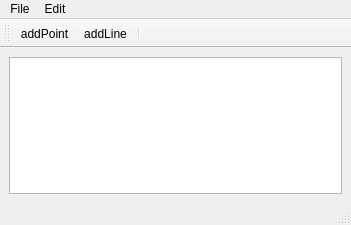
<?xml version="1.0" encoding="UTF-8"?>
<ui version="4.0">
 <class>QCGALArrangementMainWindow</class>
 <widget class="QMainWindow" name="QCGALArrangementMainWindow">
  <property name="geometry">
   <rect>
    <x>0</x>
    <y>0</y>
    <width>351</width>
    <height>225</height>
   </rect>
  </property>
  <property name="windowTitle">
   <string>QCGALArrangement</string>
  </property>
  <widget class="QWidget" name="centralwidget">
   <layout class="QVBoxLayout" name="verticalLayout">
    <item>
     <widget class="QGraphicsView" name="graphicsView"/>
    </item>
   </layout>
  </widget>
  <widget class="QMenuBar" name="_menuBar">
   <property name="geometry">
    <rect>
     <x>0</x>
     <y>0</y>
     <width>351</width>
     <height>27</height>
    </rect>
   </property>
   <widget class="QMenu" name="menuFile">
    <property name="title">
     <string>File</string>
    </property>
    <addaction name="actionOpen"/>
    <addaction name="actionSave"/>
    <addaction name="separator"/>
    <addaction name="actionInfo"/>
    <addaction name="separator"/>
    <addaction name="actionQuit"/>
   </widget>
   <widget class="QMenu" name="menuEdit">
    <property name="title">
     <string>Edit</string>
    </property>
    <addaction name="actionPreferences"/>
   </widget>
   <addaction name="menuFile"/>
   <addaction name="menuEdit"/>
  </widget>
  <widget class="QToolBar" name="_toolBar">
   <property name="windowTitle">
    <string>toolBar</string>
   </property>
   <attribute name="toolBarArea">
    <enum>TopToolBarArea</enum>
   </attribute>
   <attribute name="toolBarBreak">
    <bool>false</bool>
   </attribute>
   <addaction name="actionAddPoint"/>
   <addaction name="actionAddLine"/>
   <addaction name="separator"/>
  </widget>
  <widget class="QStatusBar" name="_statusBar"/>
  <action name="actionAddPoint">
   <property name="icon">
    <iconset resource="../rc/RessourcesQCGALArrangement.qrc">
     <normaloff>:/QCGALArrangement/inputPoint.png</normaloff>:/QCGALArrangement/inputPoint.png</iconset>
   </property>
   <property name="text">
    <string>addPoint</string>
   </property>
   <property name="toolTip">
    <string>Add a point</string>
   </property>
  </action>
  <action name="actionAddLine">
   <property name="icon">
    <iconset resource="../rc/RessourcesQCGALArrangement.qrc">
     <normaloff>:/QCGALArrangement/inputPolyline.png</normaloff>:/QCGALArrangement/inputPolyline.png</iconset>
   </property>
   <property name="text">
    <string>addLine</string>
   </property>
   <property name="toolTip">
    <string>Add a line</string>
   </property>
  </action>
  <action name="actionQuit">
   <property name="icon">
    <iconset resource="../rc/RessourcesQCGALArrangement.qrc">
     <normaloff>:/QCGALArrangement/process-stop.png</normaloff>:/QCGALArrangement/process-stop.png</iconset>
   </property>
   <property name="text">
    <string>Quit</string>
   </property>
  </action>
  <action name="actionOpen">
   <property name="icon">
    <iconset resource="../rc/RessourcesQCGALArrangement.qrc">
     <normaloff>:/QCGALArrangement/folder-open.png</normaloff>:/QCGALArrangement/folder-open.png</iconset>
   </property>
   <property name="text">
    <string>Open</string>
   </property>
  </action>
  <action name="actionSave">
   <property name="icon">
    <iconset resource="../rc/RessourcesQCGALArrangement.qrc">
     <normaloff>:/QCGALArrangement/document-save.png</normaloff>:/QCGALArrangement/document-save.png</iconset>
   </property>
   <property name="text">
    <string>Save</string>
   </property>
  </action>
  <action name="actionSettings">
   <property name="text">
    <string>Settings</string>
   </property>
  </action>
  <action name="actionPreferences">
   <property name="icon">
    <iconset resource="../rc/RessourcesQCGALArrangement.qrc">
     <normaloff>:/QCGALArrangement/options.png</normaloff>:/QCGALArrangement/options.png</iconset>
   </property>
   <property name="text">
    <string>Preferences</string>
   </property>
  </action>
  <action name="actionInfo">
   <property name="icon">
    <iconset resource="../rc/RessourcesQCGALArrangement.qrc">
     <normaloff>:/QCGALArrangement/dialog-information.png</normaloff>:/QCGALArrangement/dialog-information.png</iconset>
   </property>
   <property name="text">
    <string>Info</string>
   </property>
  </action>
 </widget>
 <resources>
  <include location="../rc/RessourcesQCGALArrangement.qrc"/>
 </resources>
 <connections/>
</ui>
